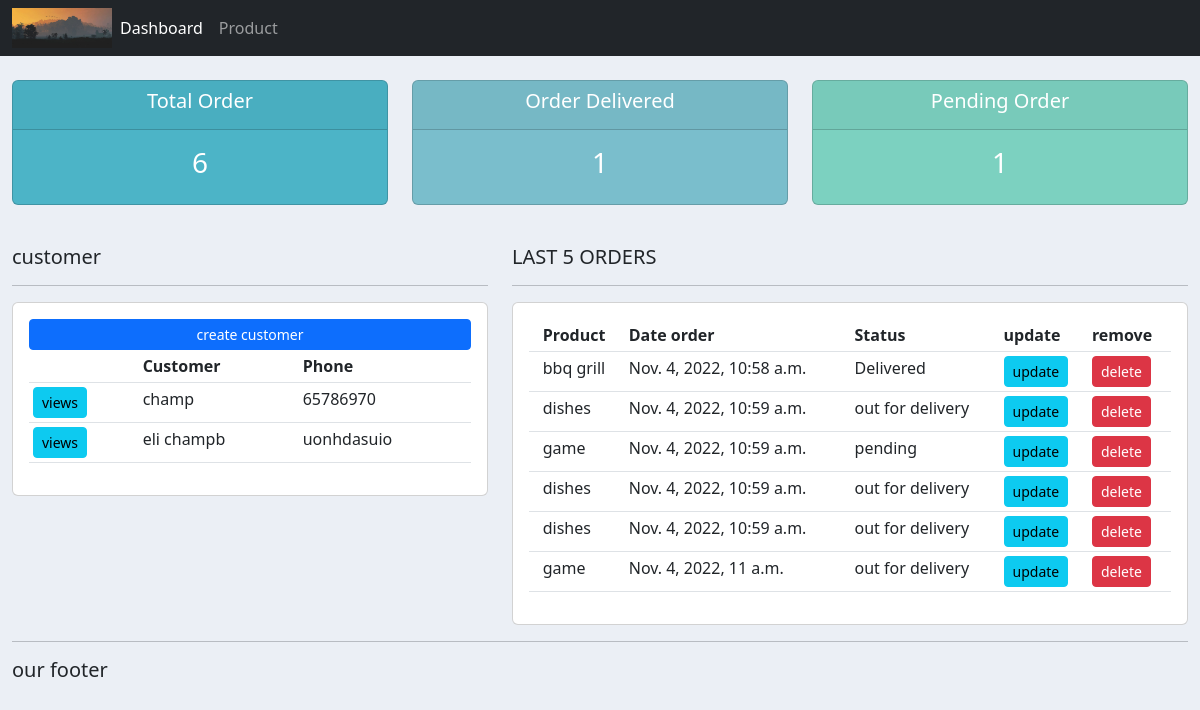
The app's page /, older data.
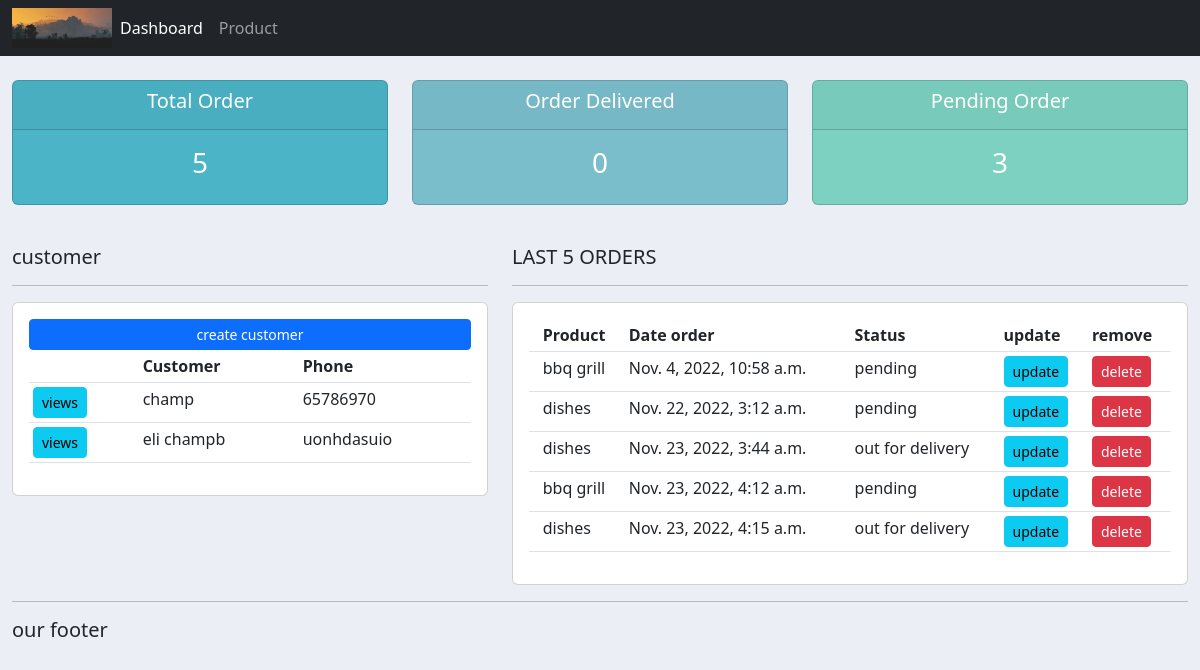
The same page, newer data.
### costumer/models.py (models this page shows, shortened)
class customer(models.Model):
    name =  models.CharField(max_length = 200,null=True)
    phone = models.CharField(max_length = 200,null=True)
    email = models.CharField(max_length = 200,null=True)
    date_created = models.DateTimeField(auto_now_add=True,null=True)

class order(models.Model):
    STATUS=(
         ('pending','pending'),
         ('out for delivery','out for delivery'),
         ('Delivered','Delivered'),
    )
    product = models.ForeignKey(product,null=True,on_delete=models.SET_NULL)
    customer = models.ForeignKey(customer,null=True,on_delete=models.SET_NULL)
    date_created = models.DateTimeField(auto_now_add=True,null=True)
    status = models.CharField(max_length = 200,null=True,choices=STATUS)

class product(models.Model):
    CATEGORY = (
        ('Indoor','Indoor'),
        ('Outdoor','Outdoor'),
    )
    name = models.CharField(max_length = 200,null=True)
    price = models.FloatField(null=True)
    category = models.CharField(max_length = 200,null=True,choices=CATEGORY)
    description =  models.CharField(max_length = 200,null=True,blank=True)
    date_created = models.DateTimeField(auto_now_add=True,null=True)
    tags = models.ManyToManyField(tag)
    def __str__(self):
        return self.name

### costumer/views.py (the view)
# urls.py: path('', views.home,name="home"),
def home(request):
    orders = order.objects.all()
    customers = customer.objects.all()
    total_customer = customers.count()
    total_order = orders.count()
    delivered = orders.filter( status  ='Delivered').count()
    pending = orders.filter( status  = 'pending').count()
    context = {'orders':orders ,'customers':customers,'total_customer':total_customer ,'total_order':total_order,
    'delivered':delivered,'pending':pending}
    return render(request,'account/dashboard.html',context)

### costumer/templates/account/dashboard.html (shortened to what this page needs)
{% extends "account/main.html" %}
{% block content %}
  {% include "account/status.html" %}
<br>
<div class="row">
    <div class="col-md-5">
        <h5>customer</h5>
        <hr>
        <div class="card card-body">
            <a class="btn btn-primary btn-sm btn-block" href="">create customer
                 </a>
                 <table class="table table-sm">
                    <tr>
                        <th></th>
                        <th>Customer</th>
                        <th>Phone</th>
                    </tr>
                {%for customer in customers%}
                     <tr>
                        <td><a class="btn btn-sm btn-info" href="{% url 'customer' customer.id%}">views</a></td>
                        <td>{{customer.name}}</td>
                         <td>{{customer.phone}}</td>
                     </tr>
                {% endfor %}
                 </table>
        </div>
    </div>
    <div class="col-md-7">
        <h5>LAST 5 ORDERS</h5>
        <hr>
        <div class="card card-body">
                 <table class="table table-sm">
                    <tr>
                        <th></th>
                        <th>Product</th>
                        <th>Date order</th>
                        <th>Status</th>
                        <th>update</th>
                        <th>remove</th>
                    </tr>
                    {%for order in orders%}
                    <tr>
                       <td></td>
                       <td>{{order.product}}</td>
                        <td>{{order.date_created}}</td>
                        <td>{{order.status}}</td>
                        <td> <a class="btn btn-sm btn-info"  href="{% url 'update_order' order.id %}">update</a></td>
                        <td><a  class="btn btn-sm btn-danger" href="{% url 'delete_order' order.id %}">delete</a></td>
                    </tr>
                    {% endfor %}
                 </table>
        </div>
</div>
{% endblock content %}

Row changes from the older to the newer data that the page shows:
removed order: product "dishes", date_created "Nov. 4, 2022, 10:59 a.m.", status "out for delivery"
removed order: product "game", date_created "Nov. 4, 2022, 10:59 a.m.", status "pending"
removed order: product "dishes", date_created "Nov. 4, 2022, 10:59 a.m.", status "out for delivery"
removed order: product "dishes", date_created "Nov. 4, 2022, 10:59 a.m.", status "out for delivery"
removed order: product "game", date_created "Nov. 4, 2022, 11 a.m.", status "out for delivery"
changed order "Nov. 4, 2022, 10:58 a.m.": status "Delivered" → "pending"
added order: product "dishes", date_created "Nov. 22, 2022, 3:12 a.m.", status "pending"
added order: product "dishes", date_created "Nov. 23, 2022, 3:44 a.m.", status "out for delivery"
added order: product "bbq grill", date_created "Nov. 23, 2022, 4:12 a.m.", status "pending"
added order: product "dishes", date_created "Nov. 23, 2022, 4:15 a.m.", status "out for delivery"
Text that changed along with them:
{{ total_order }}: "6" → "5"
{{ delivered }}: "1" → "0"
{{ pending }}: "1" → "3"
